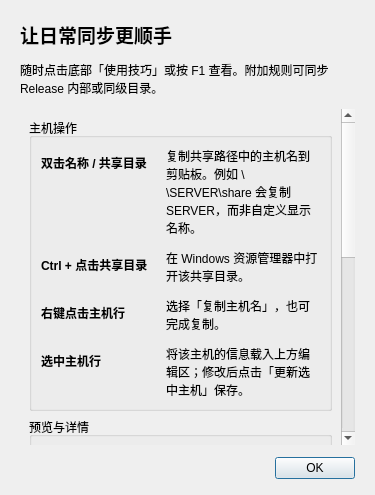
<?xml version="1.0" encoding="utf-8"?>
<ui version="4.0">
  <class>UsageTipsDialog</class>
  <widget class="QDialog" name="UsageTipsDialog">
    <property name="windowTitle">
      <string>使用技巧 · 快捷操作与隐藏功能</string>
    </property>
    <layout class="QVBoxLayout" name="layout">
      <property name="leftMargin">
        <number>20</number>
      </property>
      <property name="topMargin">
        <number>20</number>
      </property>
      <property name="rightMargin">
        <number>20</number>
      </property>
      <property name="bottomMargin">
        <number>16</number>
      </property>
      <property name="spacing">
        <number>12</number>
      </property>
      <item>
        <widget class="QLabel" name="heading">
          <property name="font">
            <font>
              <pointsize>14</pointsize>
              <bold>true</bold>
            </font>
          </property>
          <property name="text">
            <string>让日常同步更顺手</string>
          </property>
        </widget>
      </item>
      <item>
        <widget class="QLabel" name="intro">
          <property name="text">
            <string>随时点击底部「使用技巧」或按 F1 查看。附加规则可同步 Release 内部或同级目录。</string>
          </property>
          <property name="wordWrap">
            <bool>true</bool>
          </property>
        </widget>
      </item>
      <item>
        <widget class="QScrollArea" name="scrollArea">
          <property name="widgetResizable">
            <bool>true</bool>
          </property>
          <property name="frameShape">
            <enum>QFrame::NoFrame</enum>
          </property>
          <widget class="QWidget" name="content">
            <layout class="QVBoxLayout" name="contentLayout">
              <item>
                <widget class="QGroupBox" name="section1">
                  <property name="title">
                    <string>主机操作</string>
                  </property>
                  <layout class="QFormLayout" name="form1">
                    <property name="rowWrapPolicy">
                      <enum>QFormLayout::WrapLongRows</enum>
                    </property>
                    <property name="horizontalSpacing">
                      <number>18</number>
                    </property>
                    <property name="verticalSpacing">
                      <number>12</number>
                    </property>
                    <item row="0" column="0">
                      <widget class="QLabel" name="gesture1_0">
                        <property name="font">
                          <font>
                            <bold>true</bold>
                          </font>
                        </property>
                        <property name="text">
                          <string>双击名称 / 共享目录</string>
                        </property>
                      </widget>
                    </item>
                    <item row="0" column="1">
                      <widget class="QLabel" name="detail1_0">
                        <property name="text">
                          <string>复制共享路径中的主机名到剪贴板。例如 \\SERVER\share 会复制 SERVER，而非自定义显示名称。</string>
                        </property>
                        <property name="wordWrap">
                          <bool>true</bool>
                        </property>
                        <property name="textInteractionFlags">
                          <set>Qt::TextSelectableByMouse</set>
                        </property>
                      </widget>
                    </item>
                    <item row="1" column="0">
                      <widget class="QLabel" name="gesture1_1">
                        <property name="font">
                          <font>
                            <bold>true</bold>
                          </font>
                        </property>
                        <property name="text">
                          <string>Ctrl + 点击共享目录</string>
                        </property>
                      </widget>
                    </item>
                    <item row="1" column="1">
                      <widget class="QLabel" name="detail1_1">
                        <property name="text">
                          <string>在 Windows 资源管理器中打开该共享目录。</string>
                        </property>
                        <property name="wordWrap">
                          <bool>true</bool>
                        </property>
                        <property name="textInteractionFlags">
                          <set>Qt::TextSelectableByMouse</set>
                        </property>
                      </widget>
                    </item>
                    <item row="2" column="0">
                      <widget class="QLabel" name="gesture1_2">
                        <property name="font">
                          <font>
                            <bold>true</bold>
                          </font>
                        </property>
                        <property name="text">
                          <string>右键点击主机行</string>
                        </property>
                      </widget>
                    </item>
                    <item row="2" column="1">
                      <widget class="QLabel" name="detail1_2">
                        <property name="text">
                          <string>选择「复制主机名」，也可完成复制。</string>
                        </property>
                        <property name="wordWrap">
                          <bool>true</bool>
                        </property>
                        <property name="textInteractionFlags">
                          <set>Qt::TextSelectableByMouse</set>
                        </property>
                      </widget>
                    </item>
                    <item row="3" column="0">
                      <widget class="QLabel" name="gesture1_3">
                        <property name="font">
                          <font>
                            <bold>true</bold>
                          </font>
                        </property>
                        <property name="text">
                          <string>选中主机行</string>
                        </property>
                      </widget>
                    </item>
                    <item row="3" column="1">
                      <widget class="QLabel" name="detail1_3">
                        <property name="text">
                          <string>将该主机的信息载入上方编辑区；修改后点击「更新选中主机」保存。</string>
                        </property>
                        <property name="wordWrap">
                          <bool>true</bool>
                        </property>
                        <property name="textInteractionFlags">
                          <set>Qt::TextSelectableByMouse</set>
                        </property>
                      </widget>
                    </item>
                  </layout>
                </widget>
              </item>
              <item>
                <widget class="QGroupBox" name="section2">
                  <property name="title">
                    <string>预览与详情</string>
                  </property>
                  <layout class="QFormLayout" name="form2">
                    <property name="rowWrapPolicy">
                      <enum>QFormLayout::WrapLongRows</enum>
                    </property>
                    <property name="horizontalSpacing">
                      <number>18</number>
                    </property>
                    <property name="verticalSpacing">
                      <number>12</number>
                    </property>
                    <item row="0" column="0">
                      <widget class="QLabel" name="gesture2_0">
                        <property name="font">
                          <font>
                            <bold>true</bold>
                          </font>
                        </property>
                        <property name="text">
                          <string>悬停在进度条上</string>
                        </property>
                      </widget>
                    </item>
                    <item row="0" column="1">
                      <widget class="QLabel" name="detail2_0">
                        <property name="text">
                          <string>查看本轮文件处理记录。可将鼠标移入浮窗，滚动阅读较长的列表。</string>
                        </property>
                        <property name="wordWrap">
                          <bool>true</bool>
                        </property>
                        <property name="textInteractionFlags">
                          <set>Qt::TextSelectableByMouse</set>
                        </property>
                      </widget>
                    </item>
                    <item row="1" column="0">
                      <widget class="QLabel" name="gesture2_1">
                        <property name="font">
                          <font>
                            <bold>true</bold>
                          </font>
                        </property>
                        <property name="text">
                          <string>悬停在详情列上</string>
                        </property>
                      </widget>
                    </item>
                    <item row="1" column="1">
                      <widget class="QLabel" name="detail2_1">
                        <property name="text">
                          <string>查看完整同步详情；移入浮窗后可滚动阅读。</string>
                        </property>
                        <property name="wordWrap">
                          <bool>true</bool>
                        </property>
                        <property name="textInteractionFlags">
                          <set>Qt::TextSelectableByMouse</set>
                        </property>
                      </widget>
                    </item>
                    <item row="2" column="0">
                      <widget class="QLabel" name="gesture2_2">
                        <property name="font">
                          <font>
                            <bold>true</bold>
                          </font>
                        </property>
                        <property name="text">
                          <string>展开 Release 目录下拉框</string>
                        </property>
                      </widget>
                    </item>
                    <item row="2" column="1">
                      <widget class="QLabel" name="detail2_2">
                        <property name="text">
                          <string>快速切换最近使用过的本地目录，最多保留 20 条记录。</string>
                        </property>
                        <property name="wordWrap">
                          <bool>true</bool>
                        </property>
                        <property name="textInteractionFlags">
                          <set>Qt::TextSelectableByMouse</set>
                        </property>
                      </widget>
                    </item>
                  </layout>
                </widget>
              </item>
              <item>
                <widget class="QGroupBox" name="section3">
                  <property name="title">
                    <string>托盘与退出</string>
                  </property>
                  <layout class="QFormLayout" name="form3">
                    <property name="rowWrapPolicy">
                      <enum>QFormLayout::WrapLongRows</enum>
                    </property>
                    <property name="horizontalSpacing">
                      <number>18</number>
                    </property>
                    <property name="verticalSpacing">
                      <number>12</number>
                    </property>
                    <item row="0" column="0">
                      <widget class="QLabel" name="gesture3_0">
                        <property name="font">
                          <font>
                            <bold>true</bold>
                          </font>
                        </property>
                        <property name="text">
                          <string>点击主窗口关闭按钮 ×</string>
                        </property>
                      </widget>
                    </item>
                    <item row="0" column="1">
                      <widget class="QLabel" name="detail3_0">
                        <property name="text">
                          <string>隐藏到系统托盘，程序继续在后台运行。</string>
                        </property>
                        <property name="wordWrap">
                          <bool>true</bool>
                        </property>
                        <property name="textInteractionFlags">
                          <set>Qt::TextSelectableByMouse</set>
                        </property>
                      </widget>
                    </item>
                    <item row="1" column="0">
                      <widget class="QLabel" name="gesture3_1">
                        <property name="font">
                          <font>
                            <bold>true</bold>
                          </font>
                        </property>
                        <property name="text">
                          <string>Ctrl + 点击关闭按钮 ×</string>
                        </property>
                      </widget>
                    </item>
                    <item row="1" column="1">
                      <widget class="QLabel" name="detail3_1">
                        <property name="text">
                          <string>完全退出软件；如有后台任务，会先停止任务再退出。</string>
                        </property>
                        <property name="wordWrap">
                          <bool>true</bool>
                        </property>
                        <property name="textInteractionFlags">
                          <set>Qt::TextSelectableByMouse</set>
                        </property>
                      </widget>
                    </item>
                    <item row="2" column="0">
                      <widget class="QLabel" name="gesture3_2">
                        <property name="font">
                          <font>
                            <bold>true</bold>
                          </font>
                        </property>
                        <property name="text">
                          <string>双击系统托盘图标</string>
                        </property>
                      </widget>
                    </item>
                    <item row="2" column="1">
                      <widget class="QLabel" name="detail3_2">
                        <property name="text">
                          <string>恢复并显示主界面。也可右键图标，选择「显示主界面」或「退出」。</string>
                        </property>
                        <property name="wordWrap">
                          <bool>true</bool>
                        </property>
                        <property name="textInteractionFlags">
                          <set>Qt::TextSelectableByMouse</set>
                        </property>
                      </widget>
                    </item>
                  </layout>
                </widget>
              </item>
              <item>
                <spacer name="spacer">
                  <property name="orientation">
                    <enum>Qt::Vertical</enum>
                  </property>
                  <property name="sizeHint" stdset="0">
                    <size>
                      <width>20</width>
                      <height>10</height>
                    </size>
                  </property>
                </spacer>
              </item>
            </layout>
          </widget>
        </widget>
      </item>
      <item>
        <widget class="QDialogButtonBox" name="buttonBox">
          <property name="standardButtons">
            <set>QDialogButtonBox::Ok</set>
          </property>
        </widget>
      </item>
    </layout>
  </widget>
  <resources />
  <connections />
</ui>
